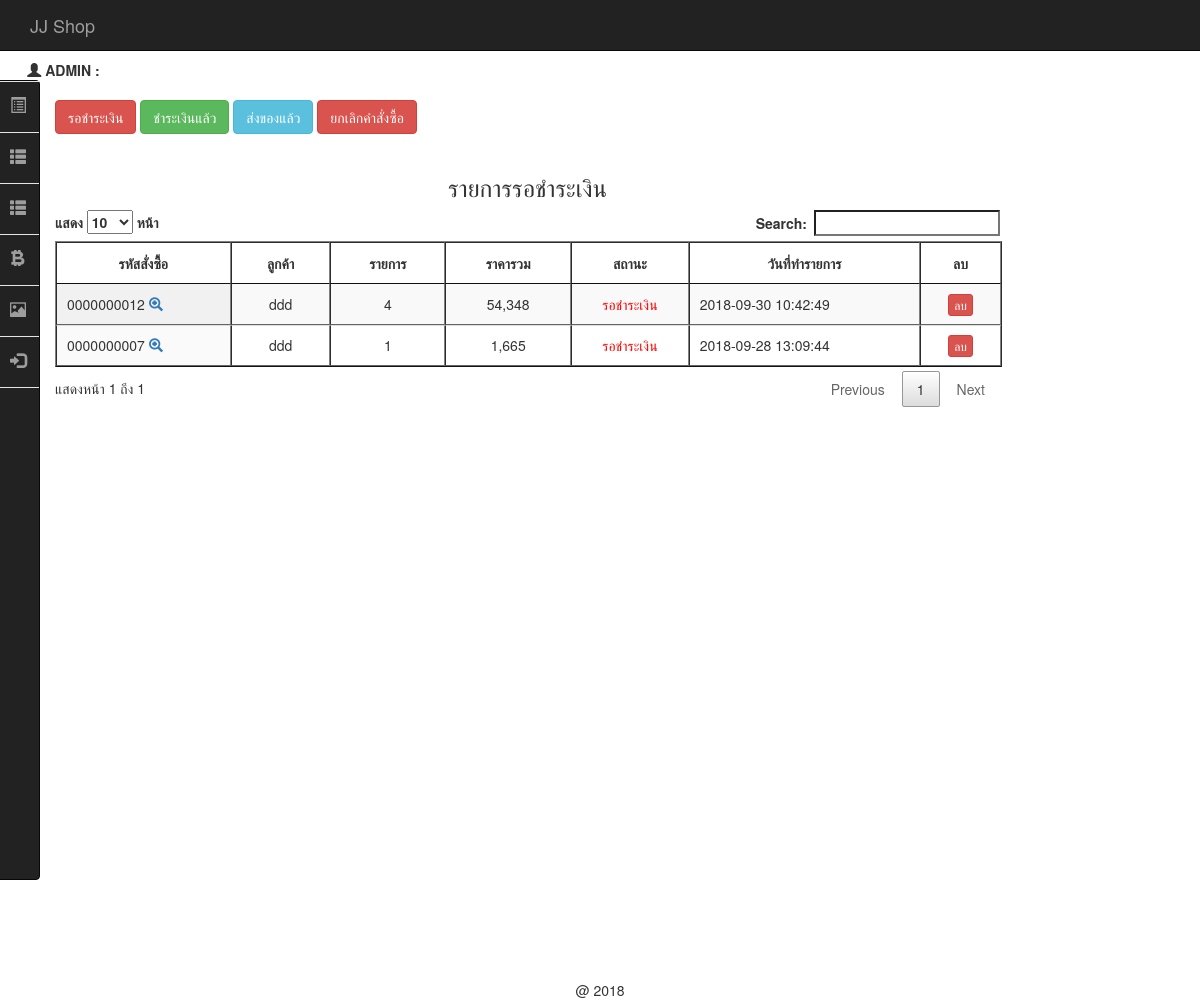
Before: /backend/index.php (signed in) with the older database file.
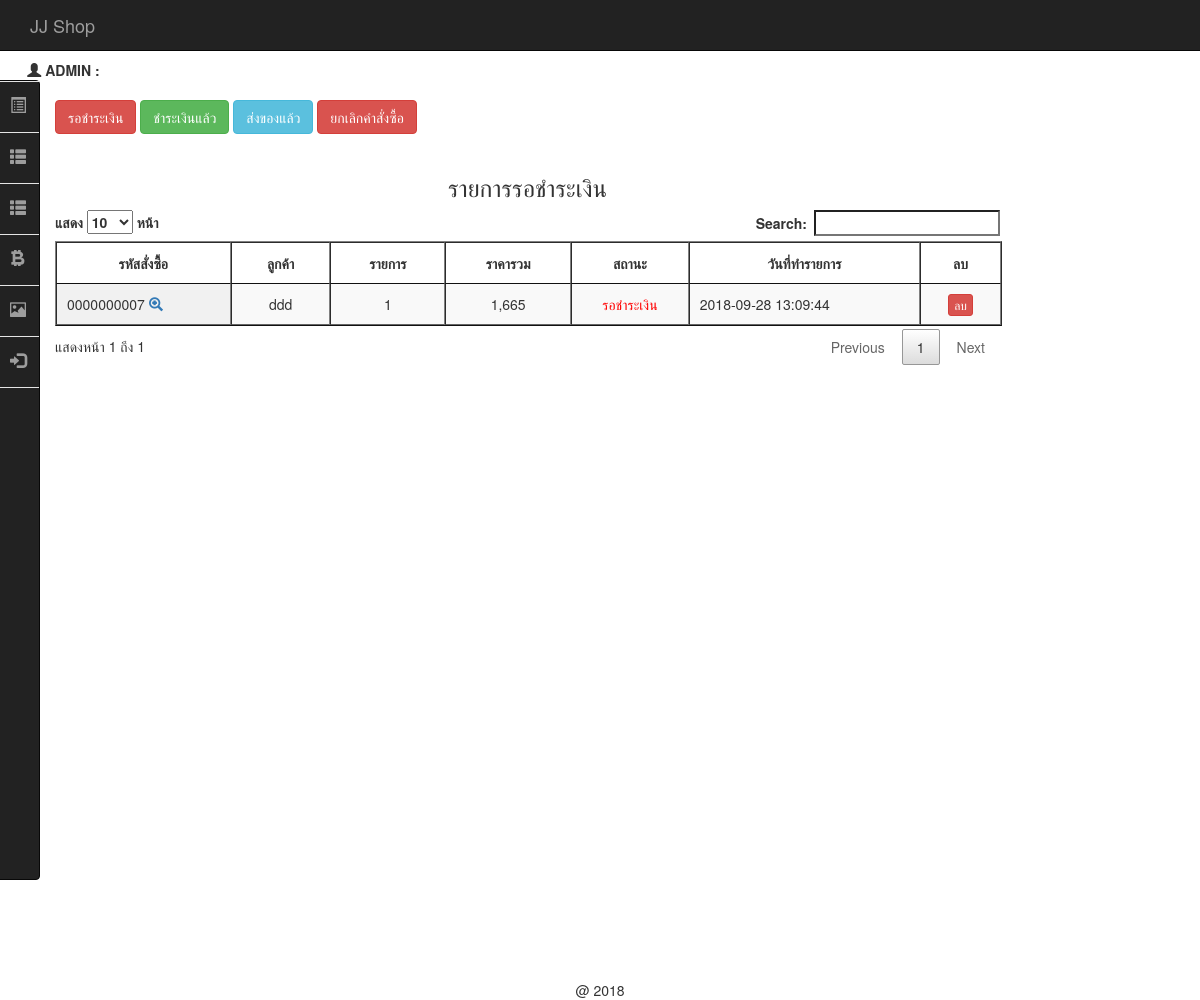
After: the same page with the newer database file.
### tables this page shows
CREATE TABLE `tbl_order` (
  `order_id` int(10) UNSIGNED ZEROFILL NOT NULL,
  `mem_id` int(11) NOT NULL,
  `name` varchar(100) NOT NULL,
  `address` varchar(500) NOT NULL,
  `email` varchar(100) NOT NULL,
  `phone` int(10) NOT NULL,
  `order_status` int(1) NOT NULL,
  `pay_slip` varchar(200) DEFAULT NULL,
  `b_name` varchar(100) DEFAULT NULL,
  `b_number` varchar(200) DEFAULT NULL,
  `pay_date` date DEFAULT NULL,
  `pay_amount` int(50) DEFAULT NULL,
  `postcode` varchar(30) DEFAULT NULL,
  `order_date` datetime NOT NULL
);

### backend/mm.php (called while the page is built, shortened)
<?php require_once('../Connections/condb.php'); ?>
<?php
if (!function_exists("GetSQLValueString")) {
function GetSQLValueString($theValue, $theType, $theDefinedValue = "", $theNotDefinedValue = "")
{
  $theValue = function_exists("mysql_real_escape_string") ? mysql_real_escape_string($theValue) : mysql_escape_string($theValue);
  switch ($theType) {
    case "text":
      $theValue = ($theValue != "") ? "'" . $theValue . "'" : "NULL";
      break;
    case "long":
    case "int":
      $theValue = ($theValue != "") ? intval($theValue) : "NULL";
      break;
  }
  return $theValue;
}
}
$colname_mm = "-1";
if (isset($_SESSION['MM_Username'])) {
  $colname_mm = $_SESSION['MM_Username'];
}
$query_mm = sprintf("SELECT * FROM tbl_admin WHERE admin_user = %s", GetSQLValueString($colname_mm, "text"));
$mm = mysql_query($query_mm, $condb) or die(mysql_error());
$row_mm = mysql_fetch_assoc($mm);
?>

### backend/show_new_cart.php (the view, shortened to what this page needs)
<?php require_once('../Connections/condb.php'); ?>
<?php
$query_mycart = sprintf("SELECT o.order_id as oid, o.mem_id, o.order_status, o.order_date, o.name , d.order_id , count(d.order_id) as coid , SUM(d.total) as ctotal FROM tbl_order as o, tbl_order_detail as d WHERE o.order_id = d.order_id AND o.order_status = 1 GROUP BY o.order_id ORDER BY o.order_id DESC " , GetSQLValueString($colname_mycart , "int"));
$mycart = mysql_query($query_mycart , $condb) or die(mysql_error());
$row_mycart = mysql_fetch_assoc($mycart);
$totalRows_mycart = mysql_num_rows($mycart);
?>
<h3 align="center">รายการรอชำระเงิน</h3>
<table id="example" class="display" cellspacing="0" border="1">
	<thead>
		<tr>
			<th>รหัสสั่งซื้อ</th>
			<th>ลูกค้า</th>
			<th>รายการ</th>
			<th>ราคารวม</th>
			<th>สถานะ</th>
			<th>วันที่ทำรายการ</th>
			<th> <center> ลบ </center></th>
		</tr>
	</thead>
	<?php if ($totalRows_mycart > 0) { ?>
		<?php do { ?>
			<tr>
				<td>
					<?php echo $row_mycart['oid'];?>
					<span id="hp">
						<a href="index.php?order_id=<?php echo $row_mycart['oid'];?>&act=show-order">
							<span class="glyphicon glyphicon-zoom-in"></span>
						</a>
					</span>
				</td>
				<td align="center" >
					<?php echo $row_mycart['name'];?>
				</td>
				<td align="center" >
					<?php echo $row_mycart['coid'];?>
				</td>
				<td align="center">
					<?php echo number_format($row_mycart['ctotal']);?>
				</td>
				<td align="center" >
					<font color="red">
						<?php $status = $row_mycart['order_status'];
						include('status.php');
						?>
					</font>
				</td>
				<td > <?php echo $row_mycart['order_date'];?></td>
				<td><center>
					<a href="del_order.php?order_id=<?php echo $row_mycart['oid'];?>" class="btn btn-danger btn-xs" onClick="return confirm('ยืนยันการลบ');">
					ลบ </a></center>
				</td>
				</tr>
			<?php } while ($row_mycart = mysql_fetch_assoc($mycart)); ?>
		</table>
		<?php
	}
	?>

### backend/index.php (shortened to what this page needs)
<!DOCTYPE html>
<html lang="en">
<head>
  <?php include('h.php');?>
  <?php include('datatable.php');?>
  <span id="hp">
    <?php include('menu.php');?>
  </span>
</head>
<body>
  <?php include('navbar.php');?>
  <div class="container">
  	<div class="row">
      <div class="col-md-10 " >
        <br />
        <a href="index.php" class="btn btn-danger" id="hp">รอชำระเงิน</a>
        <a href="index.php?act=show-payed" class="btn btn-success" id="hp">ชำระเงินแล้ว</a>
        <a href="index.php?act=show-post" class="btn btn-info" id="hp">ส่งของแล้ว</a>
        <a href="index.php?act=show-cancel" class="btn btn-danger" id="hp">ยกเลิกคำสั่งซื้อ</a>
        <br />
        <br />
        <?php
        $act = $_GET['act'];
        if ($act =='show-order') {
          include('detail_order_after_cartdone.php');
        }elseif ($act == 'show-payed'){
          include('show_cart_pay.php');
        }elseif ($act == 'show-post') {
          include('show_cart_post.php');
        }elseif ($act == 'show-cancel'){
          include('show_cancel_cart.php');
        }else{
          include('show_new_cart.php');
        }
        ?>
      </div>
    </div>
  </div>
</body>
</html>
<?php include('f.php');?>

### backend/h.php (shortened to what this page needs)
<link href="../css/bootstrap.min.css" rel="stylesheet">
<link href="../css/style.css" rel="stylesheet">

### backend/datatable.php (shortened to what this page needs)
<link rel="stylesheet" type="text/css" href="../dt/jquery.dataTables.min.css">

### backend/menu.php (shortened to what this page needs)
<br>
<br>
<br>
<?php include('mm.php');?>
&nbsp;&nbsp;&nbsp;&nbsp;&nbsp;&nbsp;&nbsp;<b class="glyphicon glyphicon-user"> </b>&nbsp;<b>ADMIN : <?php echo $row_mm['admin_name'];?></b>
<br>
<nav class="navbar navbar-inverse sidebar">
	<div class="collapse navbar-collapse" id="bs-sidebar-navbar-collapse-1">
		<ul class="nav navbar-nav">
			<li><a href="index.php" >รายการสั่งซื้อ<span style="font-size:16px;" class="pull-right hidden-xs showopacity glyphicon glyphicon glyphicon-list-alt"></span></a></li>
			<?php
			if ($row_mm['status'] == 'admin') { ?>
				<li><a href="list_product.php">จัดการสินค้า <span style="font-size:16px;" class="pull-right hidden-xs showopacity glyphicon glyphicon-th-list"></span></a></li>
				<li><a href="list_product_type.php">จัดการประเภทสินค้า <span style="font-size:16px;" class="pull-right hidden-xs showopacity glyphicon glyphicon-th-list"></span></a></li>
				<li><a href="list_admin.php" >จัดการผู้ดูแลระบบ <span style="font-size:16px;" class="pull-right hidden-xs showopacity glyphicon glyphicon glyphicon-user"></span></a></li>
				<li><a href="list_member.php">จัดการสมาชิค <span style="font-size:16px;" class="pull-right hidden-xs showopacity glyphicon glyphicon glyphicon-user"></span></a></li>
				<li><a href="list_bank.php">จัดการข้อมูลธนาคาร <span style="font-size:16px;" class="pull-right hidden-xs showopacity glyphicon glyphicon glyphicon-xbt"></span></a></li>
				<li><a href="carousel.php">แก้ไขรูปสไลด์ <span style="font-size:16px;" class="pull-right hidden-xs showopacity glyphicon glyphicon-picture"></span></a></li>
				<li><a href="../logout.php"><font style="color: #CD8373">ออกจากระบบ</font>  <span style="font-size:16px;" class="pull-right hidden-xs showopacity glyphicon glyphicon glyphicon-log-in"></span></a></li>
			<?php } else { ?>
				<li><a href="list_product.php">จัดการสินค้า <span style="font-size:16px;" class="pull-right hidden-xs showopacity glyphicon glyphicon-th-list"></span></a></li>
				<li><a href="list_product_type.php">จัดการประเภทสินค้า <span style="font-size:16px;" class="pull-right hidden-xs showopacity glyphicon glyphicon-th-list"></span></a></li>
				<li><a href="list_bank.php">จัดการข้อมูลธนาคาร <span style="font-size:16px;" class="pull-right hidden-xs showopacity glyphicon glyphicon glyphicon-xbt"></span></a></li>
				<li><a href="carousel.php">แก้ไขรูปสไลด์ <span style="font-size:16px;" class="pull-right hidden-xs showopacity glyphicon glyphicon-picture"></span></a></li>
				<li><a href="../logout.php" >ออกจากระบบ <span style="font-size:16px;" class="pull-right hidden-xs showopacity glyphicon glyphicon glyphicon-log-in"></span></a></li>
			<?php } ?>
		</ul>
	</div>
</nav>

### backend/navbar.php (shortened to what this page needs)
<nav class="navbar navbar-inverse navbar-fixed-top">
  <div class="container-fluid">
    <div class="navbar-header">
      <a class="navbar-brand" href="#">JJ Shop</a>
    </div>
  </div>
</nav>

### backend/status.php
<?php
if ($status == 1) {
	echo "<font color='red'>";
	echo "รอชำระเงิน";
	echo "</font>";
}elseif ($status == 2) {
	echo "<font color='green'>";
	echo "ชำระเงินแล้ว";
	echo "</font>";
}elseif ($status == 3) {
	echo "<font color='blue'>";
	echo "ส่งของแล้ว";
	echo "</font>";
}elseif ($status == 4) {
	echo "<font color='#862d2d'>";
	echo "ยกเลิกคำสั่งซื้อ";
	echo "</font>";
}
?>

### backend/f.php (shortened to what this page needs)
<p align="center" style="padding-top:100px">
@ 2018
</p>

### css/style.css (style rules this page uses)
th { text-align:center; }

### backend/menu.php (style rules this page uses)
body,html { height: 100%; }
nav.sidebar, .main { -webkit-transition: margin 200ms ease-out; -moz-transition: margin 200ms ease-out; -o-transition: margin 200ms ease-out; transition: margin 200ms ease-out; }
@media (min-width: 765px) { nav.sidebar.navbar.sidebar>.container .navbar-brand, .navbar>.container-fluid .navbar-brand { margin-left: 0px; } }
@media (min-width: 765px) { nav.sidebar a { padding-right: 13px; } }
@media (min-width: 765px) { nav.sidebar .navbar-nav > li:first-child { border-top: 1px #e5e5e5 solid; } }
@media (min-width: 765px) { nav.sidebar .navbar-nav > li { border-bottom: 1px #e5e5e5 solid; } }
@media (min-width: 765px) { nav.sidebar .navbar-collapse, nav.sidebar .container-fluid { padding: 0 0px 0 0px; } }
@media (min-width: 765px) { nav.sidebar { width: 200px; height: 100%; margin-left: -160px; float: left; margin-bottom: 0px; } }
@media (min-width: 765px) { nav.sidebar li { width: 100%; } }

Changed rows visible on the page:
no longer on this page (row edited): tbl_order: order_id "0000000012", name "ddd", coid "4", ctotal "54,348", order_status "รอชำระเงิน", order_date "2018-09-30 10:42:49"
